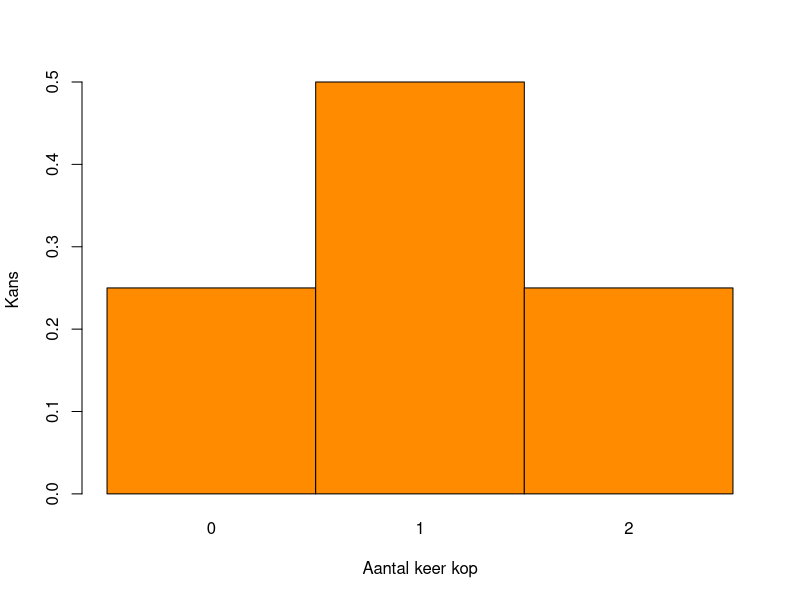
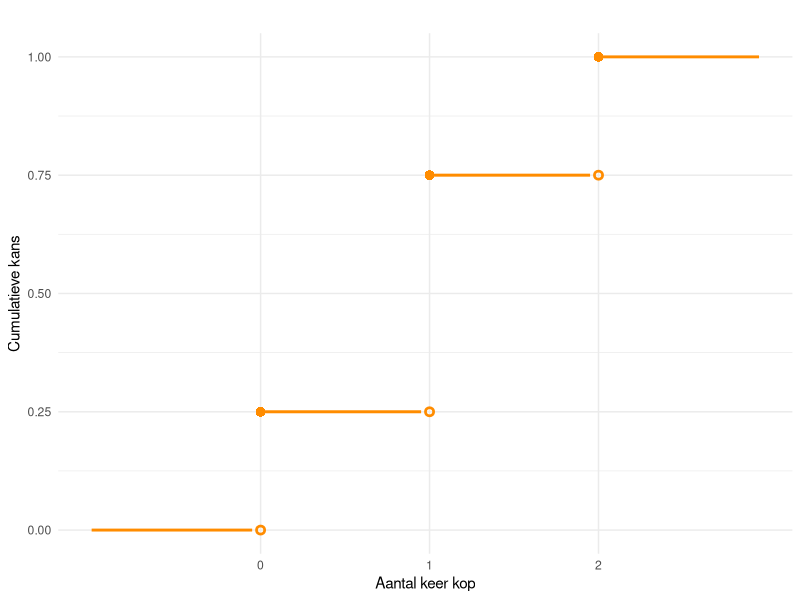
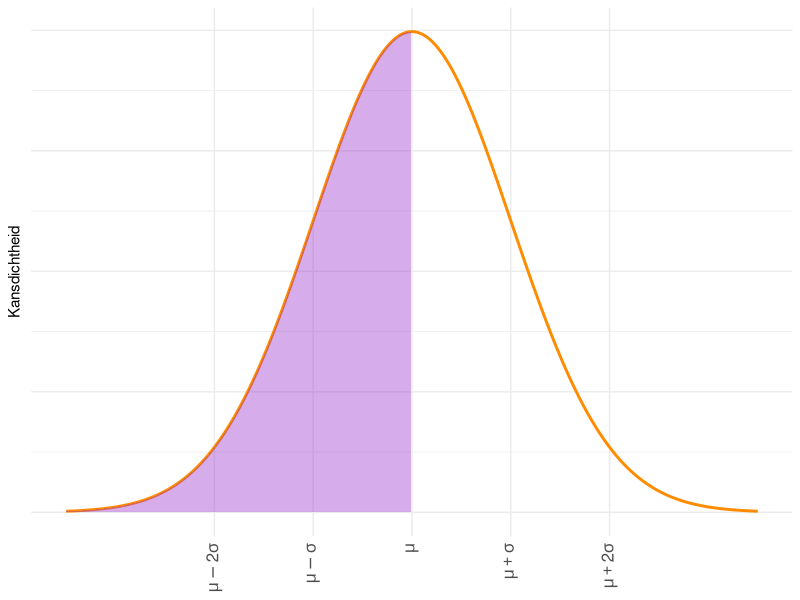
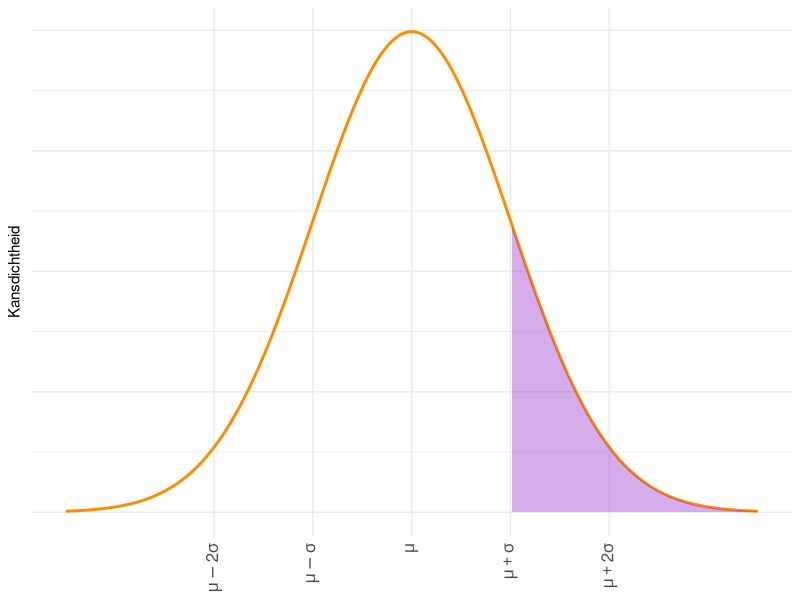
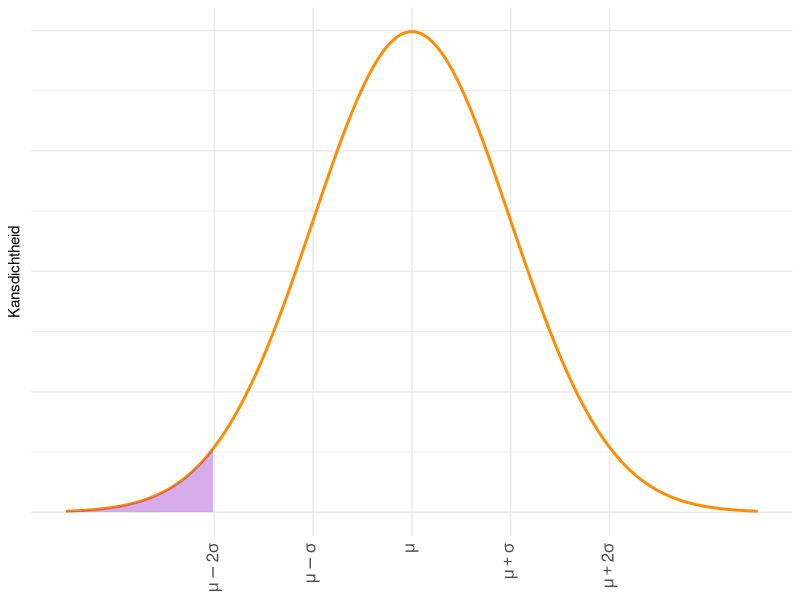
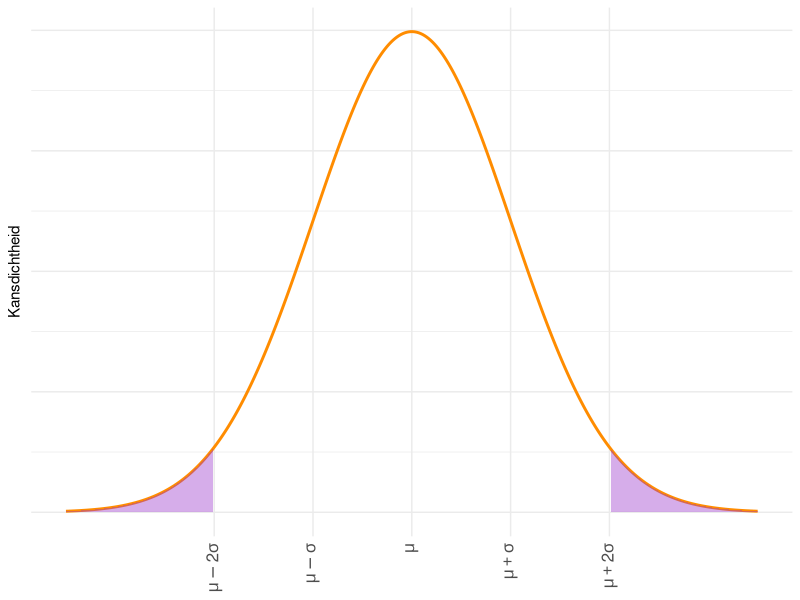
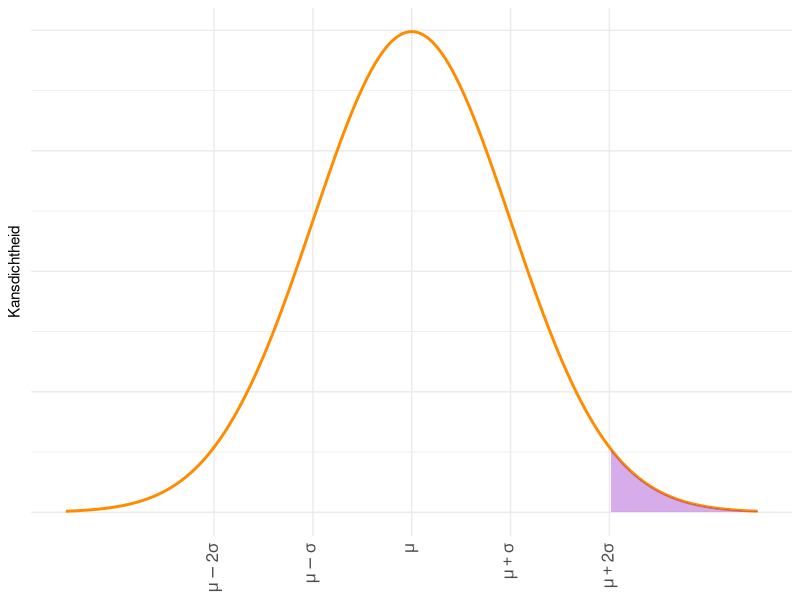
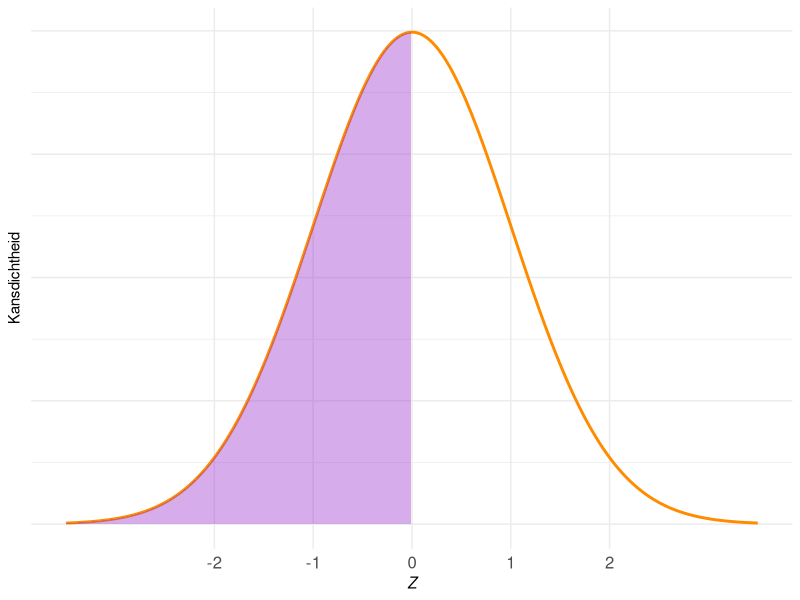

Write R code to recreate these figures, in order.
## ---- chunk 1
#| echo: false
#| warning: false
#| fig-width: 3
#| fig-height: 3.5
#| out-width: 43%

# Definieer uitkomsten en kansen
aantal_keer_kop <- c(0, 1, 2)
kansen <- c(1/4, 1/2, 1/4)

# Maak een staafdiagram
barplot(
  height = kansen,
  names.arg = aantal_keer_kop,
  col = "darkorange",
  border = "black",
  space = 0,
  xlab = "Aantal keer kop",
  ylab = "Kans",
)

## ---- chunk 2
#| echo: false
#| warning: false
#| fig.width: 4
#| fig.height: 3
#| out.width: 57%

# Controleer of de benodigde pakketten zijn geladen
if (!("ggplot2" %in% .packages())) {
  library("ggplot2")
}

# Voeg extra punten toe om de cumulatieve kansen buiten het bereik van 2-12 te tonen
kansen_dobbelsteen_cumulatief <- data.frame(
  uitkomsten = c(-1, 0, 1, 2, 3), # Voeg 1 en 13 toe als grenzen
  kansen = c(0, 1/4, 3/4, 1, 1)   # Voeg 0 en 1 toe aan de kansen
)

# Genereer de datapunten voor de open cirkels
open_cirkels <- data.frame(
  uitkomsten = c(0, 1, 2),
  kansen = c(0, 1/4, 3/4)
)

# Maak een data frame voor de horizontale lijnen (stappen van de cumulatieve kans)
lijnen_data <- data.frame(
  x_start = kansen_dobbelsteen_cumulatief$uitkomsten[-nrow(kansen_dobbelsteen_cumulatief)],
  x_end = kansen_dobbelsteen_cumulatief$uitkomsten[-1] - .05,
  y = kansen_dobbelsteen_cumulatief$kansen[-nrow(kansen_dobbelsteen_cumulatief)]
)

# Maak de plot
ggplot() +
  # Voeg de horizontale lijnen toe
  geom_segment(
    data = lijnen_data,
    aes(x = x_start, xend = x_end, y = y, yend = y),
    color = "darkorange",        # Kleur van de lijnen
    size = 1                     # Dikte van de lijnen
  ) +
  # Voeg gesloten cirkels (linkerkanten) toe
  geom_point(
    data = kansen_dobbelsteen_cumulatief[-c(1, nrow(kansen_dobbelsteen_cumulatief)), ],
    aes(x = uitkomsten, y = kansen),
    shape = 16,                  # Gesloten cirkel
    size = 3,
    color = "darkorange"
  ) +
  # Voeg open cirkels (rechterkanten) toe
  geom_point(
    data = open_cirkels,
    aes(x = uitkomsten, y = kansen),
    shape = 1,                 # Open cirkel
    size = 1.8,
    stroke = 1.4,
    color = "darkorange"
  ) +
  scale_x_continuous(
    breaks = 0:2,               # Ticks alleen bij gehele getallen van 2 tot 12
    minor_breaks = NULL          # Verwijder alle minor ticks
  ) +
  labs(
    title = "",
    x = "Aantal keer kop",    # Titel voor de x-as
    y = "Cumulatieve kans"       # Titel voor de y-as
  ) +
  theme_minimal()                 # Minimalistisch thema
## ---- chunk 3
aantal_gelegenheden <- 9

uitkomsten <- seq(0, aantal_gelegenheden) #alle mogelijke uitkomsten
kansen <- c( # de kansen die in de tabel van de opgave gegeven zijn
  0.009, 0.054, 0.151, 0.244, 0.255,
  0.177, 0.082, 0.024, 0.004,0.000
  )

( E <- sum( kansen * uitkomsten) ) # verwachtingswaarde
## ---- chunk 4
    ( afwijkingen <- uitkomsten - E )
## ---- chunk 5
    ( afwijkingen_kwadraat <- afwijkingen^2 )
## ---- chunk 6
    ( prod <- kansen * afwijkingen_kwadraat )
## ---- chunk 7
    ( variantie <- sum(prod) )
## ---- chunk 8
    ( variantie <- sum( kansen * (uitkomsten - E)^2 ) )
## ---- chunk 9
    ( standaarddeviatie <- sqrt(variantie) )
## ---- chunk 10
#| echo: false

library(ggplot2)

x <- seq(-3.5, 3.5, length.out = 350)
data <- data.frame(x = x, y = dnorm(x))

oppervlak <- function(a, b, data){# Gebied tussen a en b kleuren
  geom_area(
    data = subset(data, x >= a & x <= b),
    aes(x, y),
    fill = "darkorchid",
    alpha = 0.4
  )
}

normaalGeneriek <-
  # Plot maken
  ggplot(data, aes(x, y)) +
  geom_line(color = "darkorange", linewidth = 1) + # Curve van de standaardnormale verdeling
  scale_x_continuous(
    breaks = c(-2, -1, 0, 1, 2),
    labels = parse(text = c(
  "italic(mu) - 2 * italic(sigma)",
  "italic(mu) - italic(sigma)",
  "italic(mu)",
  "italic(mu) + italic(sigma)",
  "italic(mu) + 2 * italic(sigma)"
)),
    minor_breaks = NULL # Verwijdert minor ticks
  ) + # Labels voor x-as
  scale_y_continuous(labels = NULL) + # getallen van y-as weglaten
  labs(
    y = "Kansdichtheid",
    x = NULL
  ) + # Labels voor de assen
  theme_minimal() +
  theme(axis.text.x = element_text(size = 12, angle = 90, vjust = 0.5, hjust = 1))

# Gebruik qnorm om de de x-waarde bij een bepaalde kans te bepalen zodat de
# antwoorden makkelijk gemaakt kunnen worden.
## ---- chunk 11
    #| echo: false
    #| fig.width: 2.5
    #| fig.height: 2
    #| out.width: "100%"
    normaalGeneriek + oppervlak(-4, 0, data)
## ---- chunk 12
    #| echo: false
    #| fig.width: 2.5
    #| fig.height: 2
    #| out.width: "100%"
    normaalGeneriek + oppervlak( 1, 4, data)
## ---- chunk 13
    #| echo: false
    #| fig.width: 2.5
    #| fig.height: 2
    #| out.width: "100%"
    normaalGeneriek + oppervlak( -4, -2, data)
## ---- chunk 14
    #| echo: false
    #| fig.width: 2.5
    #| fig.height: 2
    #| out.width: "100%"
    normaalGeneriek + oppervlak( -4, -2, data) + oppervlak(2, 4, data)
## ---- chunk 15
    #| echo: false
    #| fig.width: 2.5
    #| fig.height: 2
    #| out.width: "100%"
    normaalGeneriek + oppervlak( 2, 4, data)
## ---- chunk 16
#| echo: false

standaardNormaalGeneriek <-
  # Plot maken
  ggplot(data, aes(x, y)) +
  geom_line(color = "darkorange", linewidth = 1) + # Curve van de standaardnormale verdeling
  scale_x_continuous(
    breaks = c(-2, -1, 0, 1, 2),
    labels = c(-2, -1, 0, 1, 2),
    minor_breaks = NULL # Verwijdert minor ticks
  ) + # Labels voor x-as
  scale_y_continuous(labels = NULL) + # getallen van y-as weglaten
  labs(
    y = "Kansdichtheid",
    x = expression(italic(Z))
  ) + # Labels voor de assen
  theme_minimal() +
  theme(axis.text.x = element_text(size = 12))

# Gebruik qnorm om de de x-waarde bij een bepaalde kans te bepalen zodat de
# antwoorden makkelijk gemaakt kunnen worden.
## ---- chunk 17
    #| echo: false
    #| fig.width: 2.5
    #| fig.height: 2
    #| out.width: "100%"
    standaardNormaalGeneriek + oppervlak( -4, 0, data)
## ---- chunk 18
    pnorm(0)
## ---- chunk 19
    #| echo: false
    #| fig.width: 2.5
    #| fig.height: 2
    #| out.width: "100%"

    standaardNormaalGeneriek + oppervlak( -4, -1, data)
## ---- chunk 20
    #| echo: true
    pnorm(-1)
## ---- chunk 21
    #| echo: false
    #| fig.width: 2.5
    #| fig.height: 2
    #| out.width: "100%"
    standaardNormaalGeneriek + oppervlak( 0.5, 4, data)
## ---- chunk 22
    # optie 1: gebruik de complementregel:
    1 - pnorm(0.5)

    # optie 2: gebruik de symmetrie:
    pnorm(-0.5)
## ---- chunk 23
    #| echo: false
    #| fig.width: 2.5
    #| fig.height: 2
    #| out.width: "100%"
    standaardNormaalGeneriek + oppervlak( -1, 1, data)
## ---- chunk 24
    #| echo: false
    #| fig.width: 2.5
    #| fig.height: 2
    #| out.width: "36%"
    standaardNormaalGeneriek + oppervlak( -4, 1, data)
## ---- chunk 25
    #| echo: false
    #| fig.width: 2.5
    #| fig.height: 2
    #| out.width: "36%"
    standaardNormaalGeneriek + oppervlak( -4, -1, data)
## ---- chunk 26
    pnorm(1) - pnorm(-1)
## ---- chunk 27
    #| echo: false

    normaalSpecifiek <- function(mu, sigma, xlabel){
      # Plot maken
      x <- seq(mu -3.5*sigma, mu + 3.5*sigma, length.out = 350)
      data <- data.frame(x = x, y = dnorm(x, mean = mu, sd = sigma))

      ggplot(data, aes(x, y)) +
      geom_line(color = "darkorange", linewidth = 1) + # Curve van de standaardnormale verdeling
      scale_x_continuous(
        breaks = mu + c(-3, -2, -1, 0, 1, 2, 3)*sigma,
        labels = mu + c(-3, -2, -1, 0, 1, 2, 3)*sigma,
        minor_breaks = NULL # Verwijdert minor ticks
      ) + # Labels voor x-as
      scale_y_continuous(labels = NULL) + # getallen van y-as weglaten
      labs(
        y = "Kansdichtheid",
        x = xlabel
      ) + # Labels voor de assen
      theme_minimal() +
      theme(axis.text.x = element_text(size = 12))

    # Gebruik qnorm om de de x-waarde bij een bepaalde kans te bepalen zodat de
    # antwoorden makkelijk gemaakt kunnen worden.
    }
## ---- chunk 28
    #| echo: false
    #| fig.width: 3.5
    #| fig.height: 2.5
    #| out.width: "43%"

    mu = 100
    sigma = 15

    x <- seq(mu -3.5*sigma, mu + 3.5*sigma, length.out = 350)
    data_Specifiek <- data.frame(x = x, y = dnorm(x, mean = mu, sd = sigma))

    normaalSpecifiek(mu, sigma, "IQ") + oppervlak(140, 200, data_Specifiek)
## ---- chunk 29
    1 - pnorm(140, mean = 100, sd = 15) # complementregel
## ---- chunk 30
    #| code-fold: true
    #| warning: false
    #| fig.width: 3.75
    #| fig.height: 2.75
    #| out.width: 50%
    # Functie om een plot te maken van de kritieke waarde
    crit_plot <- function(alpha) {
      # Kritieke waarde van Z
      Z_crit <- qnorm(1 - alpha / 2)  # Bereken de kritieke waarde

      # Coördinaten voor de pijlen
      xstart <- (Z_crit + 3.5) / 2         # Beginpunt x-coördinaat
      ystart <- dnorm(0) / 4               # Beginpunt y-coördinaat
      xend <- Z_crit + (3.5 - Z_crit) / 7  # Eindpunt x-coördinaat
      yend <- dnorm(xend) / 3              # Eindpunt y-coördinaat

      proportie <- function(prop){
          annotate(
              "text",
              x = 0, y = 0.15,
              label = prop, # Dynamically include the variable
              color = "black",
              size = 5,
              hjust = 0.5,
              vjust = 0.5
          )
      }

      # Plot de standaardnormale verdeling met staarten en annotaties
      standaardNormaalGeneriek +
        # Labels voor de assen
        labs(
          y = "Kansdichtheid",
          x = expression(italic(Z))
        ) +
        # Ingekleurd oppervlak onder de curve
        oppervlak(-10, -Z_crit, data) +
        oppervlak(Z_crit, 10, data) +
        # Schaalinstellingen voor de x-as
        scale_x_continuous(
          breaks = c(-Z_crit, 0, Z_crit),
          labels = c(
            paste0(round(-Z_crit, 2), "..."),
            "0",
            paste0(round(Z_crit, 2), "...")
          ),
          minor_breaks = NULL  # Verwijder minor ticks
        ) +
        # Kromme pijltjes toevoegen
        geom_curve(
          aes(x = -xstart, y = ystart, xend = -xend, yend = yend),
          curvature = 0.2,
          arrow = arrow(length = unit(0.2, "cm")),
          color = "black",
          size = 0.7
        ) +
        geom_curve(
          aes(x = xstart, y = ystart, xend = xend, yend = yend),
          curvature = -0.2,
          arrow = arrow(length = unit(0.2, "cm")),
          color = "black",
          size = 0.7
        ) +
        # Annotaties toevoegen
        annotate(
          "text",
          x = -xstart,
          y = ystart + 0.02,  # Plaats annotatie net boven de pijl
          label = gsub("\\.", ",", round(alpha / 2, 3)),
          color = "black",
          hjust = 0.5,
          size = 4
        ) +
        annotate(
          "text",
          x = xstart,
          y = ystart + 0.02,  # Plaats annotatie net boven de pijl
          label = gsub("\\.", ",", round(alpha / 2, 3)),
          color = "black",
          hjust = 0.5,
          size = 4
        ) +
        # Label in het midden
        proportie(gsub("\\.", ",", round(1 - alpha, 2)))
    }

    # Voorbeeld: plot voor alpha = 0.1
    crit_plot(0.1)
## ---- chunk 31
    alfa <- 0.1
    qnorm(1 - alfa/2)
## ---- chunk 32
    alfa <- 1
    qnorm(1 - alfa/2)
## ---- chunk 33
    alfa <- 0.05
    qt(1 - alfa/2, df = 2)
## ---- chunk 34
    alfa <- 0.05
    qt(1 - alfa/2, df = 100)
